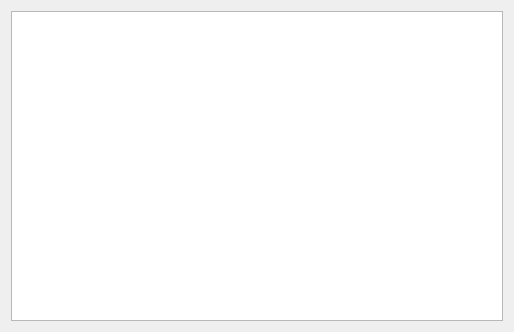
<?xml version="1.0" encoding="UTF-8"?>
<ui version="4.0">
 <class>MainWindow</class>
 <widget class="QMainWindow" name="MainWindow">
  <property name="geometry">
   <rect>
    <x>0</x>
    <y>0</y>
    <width>514</width>
    <height>332</height>
   </rect>
  </property>
  <property name="windowTitle">
   <string>MainWindow</string>
  </property>
  <widget class="QWidget" name="centralWidget">
   <layout class="QGridLayout" name="gridLayout">
    <item row="0" column="0" rowspan="2" colspan="2">
     <widget class="QTextBrowser" name="textBrowser"/>
    </item>
   </layout>
  </widget>
 </widget>
 <layoutdefault spacing="6" margin="11"/>
 <resources/>
 <connections/>
</ui>
